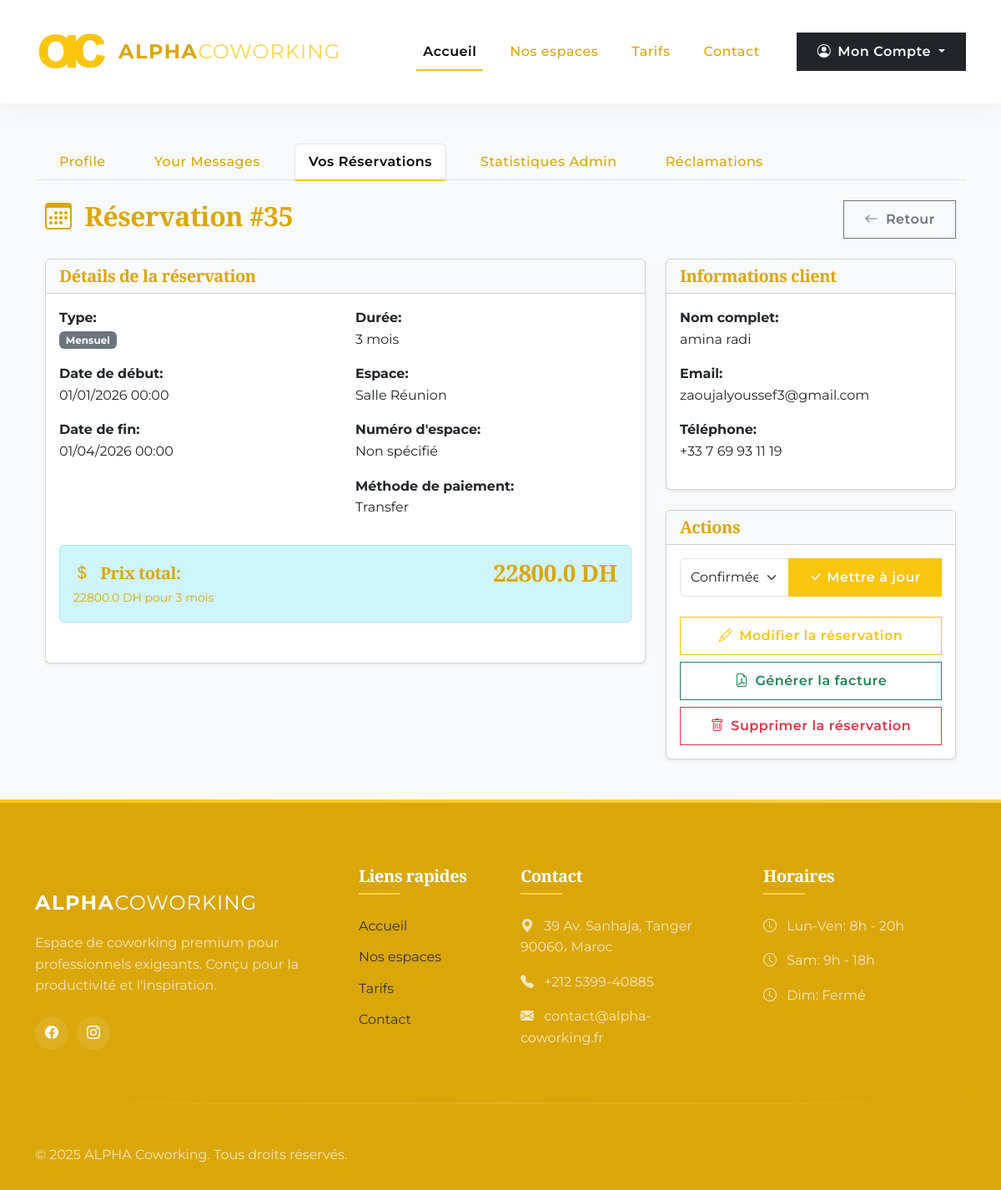
/dashboard/bookings/35 (signed in), run on the app's committed database.
### pythonic/models.py (models this page shows, shortened)
class Booking(db.Model):
    id = db.Column(db.Integer, primary_key=True)
    space_number = db.Column(db.String(20))  # Nouveau champ
    booking_type = db.Column(db.String(20), nullable=False)  # hourly, daily, monthly
    space_type = db.Column(db.String(20), nullable=True)    # Ajoutez cette ligne
    start_datetime = db.Column(db.DateTime, nullable=False)
    end_datetime = db.Column(db.DateTime, nullable=False)
    duration = db.Column(db.Integer, nullable=False)  # en heures, jours ou mois selon le type
    full_name = db.Column(db.String(50), nullable=False)
    email = db.Column(db.String(120), nullable=False)
    phone = db.Column(db.String(20), nullable=False)
    meeting_capacity = db.Column(db.String(10), nullable=True)
    company = db.Column(db.String(50))
    special_requests = db.Column(db.Text)
    payment_method = db.Column(db.String(30), nullable=False)
    total_price = db.Column(db.Float, nullable=False)
    status = db.Column(db.String(20), nullable=False, default='pending')  # pending, confirmed, cancelled, completed
    date_created = db.Column(db.DateTime, nullable=False, default=datetime.utcnow)
    created_by = db.Column(db.String(50), nullable=False,default="En ligne")  # ou "Bouchra" selon votre logique

### pythonic/reservation/routes.py (the view)
@booking_bp.route('/dashboard/bookings/<int:booking_id>')
@login_required
def booking_detail(booking_id):
    booking = Booking.query.get_or_404(booking_id)
    return render_template('booking_detail.html',
                         booking=booking,
                         active_tab='bookings')

### pythonic/models.py (called while the page is built)
@login_manager.user_loader
def load_user(user_id):
    return User.query.get(int(user_id))

### pythonic/templates/booking_detail.html (shortened to what this page needs)
{% extends "dashboard.html" %}
{% block bookings %}
<div class="container-fluid mt-4">
    <div class="d-flex justify-content-between align-items-center mb-4">
        <h2>
            <i class="bi bi-calendar3 me-2"></i> Réservation #{{ booking.id }}
        </h2>
        <a href="{{ url_for('reservation.admin_bookings') }}" class="btn btn-outline-secondary">
            <i class="bi bi-arrow-left me-1"></i> Retour
        </a>
    </div>
    <div class="row">
        <div class="col-md-8">
            <div class="card shadow-sm mb-4">
                <div class="card-header bg-light">
                    <h5 class="mb-0">Détails de la réservation</h5>
                </div>
                <div class="card-body">
                    <div class="row mb-3">
                        <div class="col-md-6">
                            <p><strong>Type:</strong><br>
                                {% if booking.booking_type == 'hourly' %}
                                <span class="badge bg-info">À l'heure</span>
                                {% elif booking.booking_type == 'daily' %}
                                <span class="badge bg-primary">Journalier</span>
                                {% else %}
                                <span class="badge bg-secondary">Mensuel</span>
                                {% endif %}
                            </p>
                            <p><strong>Date de début:</strong><br>
                                {{ booking.start_datetime.strftime('%d/%m/%Y %H:%M') }}
                            </p>
                            <p><strong>Date de fin:</strong><br>
                                {{ booking.end_datetime.strftime('%d/%m/%Y %H:%M') }}
                            </p>
                        </div>
                        <div class="col-md-6">
                            <p><strong>Durée:</strong><br>
                                {% if booking.booking_type == 'hourly' %}
                                    {{ booking.duration }} heures
                                {% elif booking.booking_type == 'daily' %}
                                    {{ booking.duration }} jours
                                {% else %}
                                    {{ booking.duration }} mois
                                {% endif %}
                            </p>
                            <p><strong>Espace:</strong><br>
                                {% if booking.space_type == 'private' %}
                                    Bureau Privé
                                {% elif booking.space_type == 'open' %}
                                    Open Space
                                {% else %}
                                    Salle Réunion
                                {% endif %}
                            </p>
                            <p><strong>Numéro d'espace:</strong><br>
                                {{ booking.space_number if booking.space_number else 'Non spécifié' }}
                            </p>
                            <p><strong>Méthode de paiement:</strong><br>
                                {{ booking.payment_method|capitalize }}
                            </p>
                        </div>
                    </div>
                    <div class="row mb-3">
                        <div class="col-md-12">
                            <div class="alert alert-info p-3">
                                <div class="d-flex justify-content-between align-items-center">
                                    <h5 class="mb-0"><i class="bi bi-currency-dollar me-2"></i> Prix total:</h5>
                                    <h3 class="mb-0 text-primary">{{ booking.total_price }} DH</h3>
                                </div>
                                <small class="text-muted">
                                    {% if booking.booking_type == 'hourly' %}
                                        {{ booking.total_price|round(2) }} DH pour {{ booking.duration }} heures
                                    {% elif booking.booking_type == 'daily' %}
                                        {{ booking.total_price|round(2) }} DH pour {{ booking.duration }} jours
                                    {% else %}
                                        {{ booking.total_price|round(2) }} DH pour {{ booking.duration }} mois
                                    {% endif %}
                                </small>
                            </div>
                        </div>
                    </div>
                </div>
            </div>
        </div>
        <div class="col-md-4">
            <div class="card shadow-sm mb-4">
                <div class="card-header bg-light">
                    <h5 class="mb-0">Informations client</h5>
                </div>
                <div class="card-body">
                    <p><strong>Nom complet:</strong><br>
                        {{ booking.full_name }}
                    </p>
                    <p><strong>Email:</strong><br>
                        {{ booking.email }}
                    </p>
                    <p><strong>Téléphone:</strong><br>
                        {{ booking.phone }}
                    </p>
                </div>
            </div>
            <div class="card shadow-sm">
                <div class="card-header bg-light">
                    <h5 class="mb-0">Actions</h5>
                </div>
                <div class="card-body">
                    <div class="d-grid gap-2">
                        <form method="POST" action="{{ url_for('reservation.update_status', booking_id=booking.id) }}">
                            <div class="input-group mb-3">
                                <select class="form-select" name="status">
                                    <option value="confirmed" {% if booking.status == 'confirmed' %}selected{% endif %}>Confirmée</option>
                                </select>
                                <button class="btn btn-primary" type="submit">
                                    <i class="bi bi-check-lg"></i> Mettre à jour
                                </button>
                            </div>
                        </form>
                        <div class="d-flex flex-column gap-2">
                            <a href="{{ url_for('reservation.edit_booking', booking_id=booking.id) }}" class="btn btn-outline-primary d-flex align-items-center justify-content-center">
                                <i class="bi bi-pencil me-2"></i> Modifier la réservation
                            </a>
                            <a href="{{ url_for('reservation.generate_invoice', booking_id=booking.id) }}" class="btn btn-outline-success d-flex align-items-center justify-content-center" target="_blank">
                                <i class="bi bi-file-earmark-pdf me-2"></i> Générer la facture
                            </a>
                            <button type="button" class="btn btn-outline-danger d-flex align-items-center justify-content-center" data-bs-toggle="modal" data-bs-target="#deleteModal">
                                <i class="bi bi-trash me-2"></i> Supprimer la réservation
                            </button>
                        </div>
                    </div>
                </div>
            </div>
        </div>
    </div>
</div>
{% endblock %}

### pythonic/templates/layout.html (style rules this page uses)
:root { --primary-gradient: linear-gradient(135deg, #f9c50d 0%, #ff9500 100%); --primary-shadow: rgba(249, 197, 13, 0.4); --primary-light: rgba(249, 197, 13, 0.1); --marron-fonce: #daa60a; --marron-dore: #f9c50d; --marron-clair: #fad450; --beige: #333333; --beige-clair: #F8F9FA; --blanc: #FFFFFF; --noir: #212121; --transition: all 0.4s cubic-bezier(0.645, 0.045, 0.355, 1); }
body { font-family: 'Montserrat', sans-serif; background-color: var(--beige-clair); color: var(--noir); overflow-x: hidden; line-height: 1.6; }
h1, h2, h3, h4, h5, .display-1, .display-2, .display-3 { font-family: 'Playfair Display', serif; font-weight: 600; color: var(--marron-fonce); letter-spacing: -0.5px; }
.btn { padding: 10px 24px; font-weight: 600; letter-spacing: 0.5px; border-radius: 0; transition: var(--transition); position: relative; overflow: hidden; }
.btn-primary { background-color: var(--marron-dore); border-color: var(--marron-dore); color: var(--blanc); }
.btn-outline-primary { color: var(--marron-dore); border-color: var(--marron-dore); background-color: transparent; }
.text-primary { color: var(--marron-fonce) !important; }
.bg-light { background-color: var(--beige-clair) !important; }
.text-muted { color: var(--marron-fonce) !important; }

### data on the page
Booking: id "35", start_datetime "01/01/2026 00:00", end_datetime "01/04/2026 00:00", duration "3", space_number "Non spécifié", payment_method "Transfer", total_price "22800.0", full_name "amina radi", email "zaoujalyoussef3@gmail.com", phone "+33 7 69 93 11 19", status "Confirmée"
